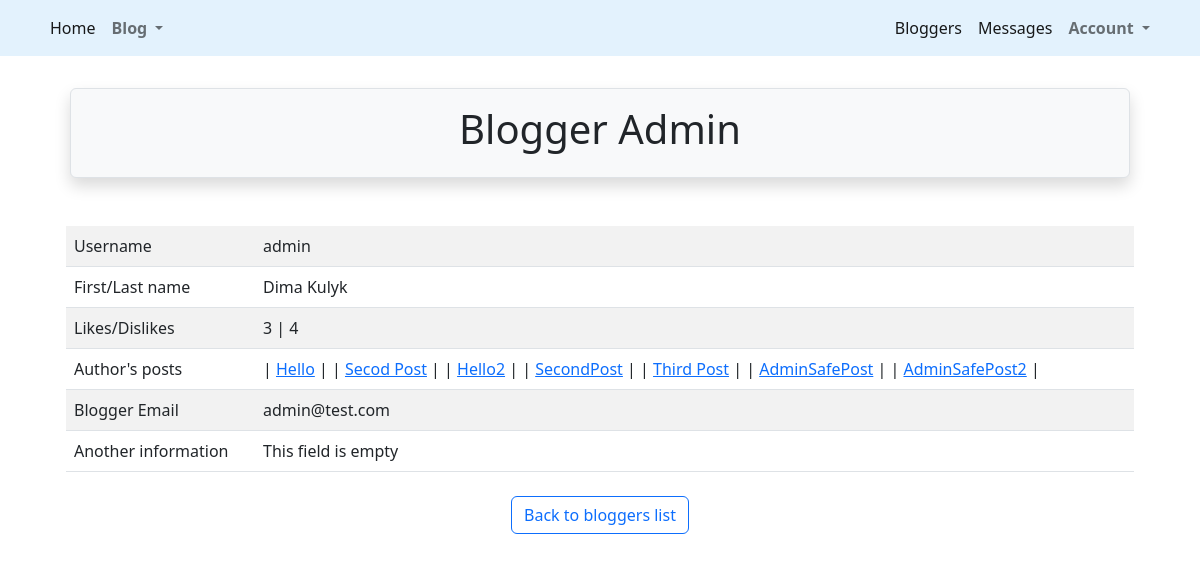
Before: /posts/bloggers/blogger/1 (signed in) with the older database file.
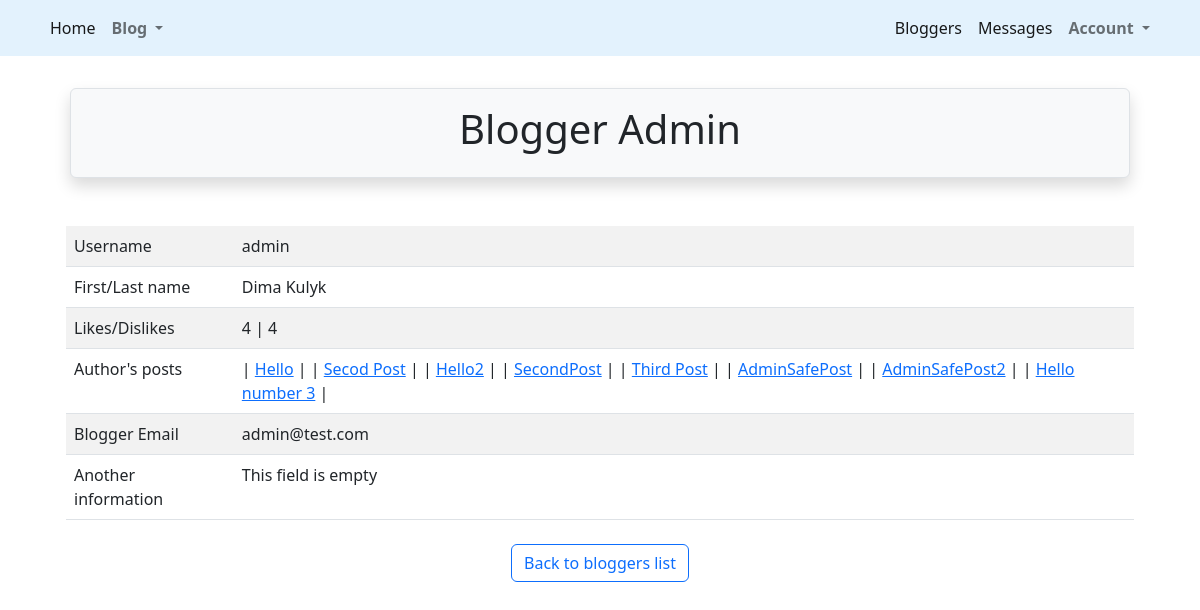
After: the same page with the newer database file.
### src/accounts/models.py (models this page shows, shortened)
class User(AbstractUser):
    is_activated = models.BooleanField(default=True, db_index=True)
    avatar = models.ImageField(upload_to=avatar_place, default='profile/default.png')
    birthday = models.DateField(null=True, blank=True)
    city = models.CharField(max_length=50, null=True, blank=True)
    class Meta(AbstractUser.Meta):
        db_table = 'user'

### src/post/models.py (models this page shows, shortened)
class Posts(models.Model):
    uuid = models.UUIDField(default=uuid4, db_index=True, unique=True)
    title = models.CharField(max_length=30)
    author = models.ForeignKey(User, on_delete=models.CASCADE)
    text = models.TextField(max_length=1000)
    like = models.ManyToManyField(User, blank=True, related_name='likes')
    dislike = models.ManyToManyField(User, blank=True, related_name='dislikes')
    create_date = models.DateField(auto_now_add=True)
    class Meta:
        db_table = 'posts'

### src/post/views.py (the view)
# urls.py: path('bloggers/blogger/<int:author_id>', blogger_details, name='blogger_detail'),
@login_required
def blogger_details(request, author_id):
    blogger = get_object_or_404(User, pk=author_id)
    posts = Posts.objects.filter(author_id=author_id).order_by('create_date')
    return render(request=request,
                  template_name='bloggers/blogger_details.html',
                  context={
                      'blogger': blogger,
                      'posts': posts
                  })

### src/post/templates/bloggers/blogger_details.html (shortened to what this page needs)
{% extends 'base.html' %}
{% block header %}
    Blogger {{ blogger.username|title }}
{% endblock %}
{% block content %}
    <div class="container">
        <div class="row">
            <div class="col-sm">
                <table class="table table-striped">
                    <tbody>
                        <tr>
                            <td>Username</td>
                            <td>{{ blogger.username }}</td>
                        </tr>
                        <tr>
                            <td>First/Last name</td>
                            <td>{% if blogger.last_name %} {{ blogger.first_name }} {{ blogger.last_name }}
                            {% else %} This field is empty {% endif %}</td>
                        </tr>
                        <tr>
                            <td>Likes/Dislikes</td>
                            <td>{{ blogger.likes.count }} | {{ blogger.dislikes.count }}</td>
                        </tr>
                        <tr>
                            <td>Author's posts</td>
                            <td>{% if posts %}{% for post in posts %} | <a href="{% url 'posts:detail' uuid=post.uuid %}">
                                    {{ post.title }}</a> |
                            {% endfor %} {% else %} Blogger didn't make any posts yet {% endif %}</td>
                        </tr>
                        <tr>
                            <td>Blogger Email</td>
                            <td>{{ blogger.email }}</td>
                        </tr>
                        <tr>
                            <td>Another information</td>
                            <td>{% if blogger.city %} City - {{ blogger.city }} Birthday - {{ blogger.birthday|date:'d-M-Y' }}
                                    {{ post.title }}
                            {% else %} This field is empty {% endif %}</td>
                        </tr>
                    </tbody>
              </table>
            </div>
        </div>
    <div align="center">
                <a class="btn btn-outline-primary m-2" href="{% url 'posts:blogger_list' %}">Back to bloggers list</a>
        </div>
{% endblock %}

Changed rows visible on the page:
changed User "Admin": likes.count "3" → "4"
added Posts: title "Hello number 3"
